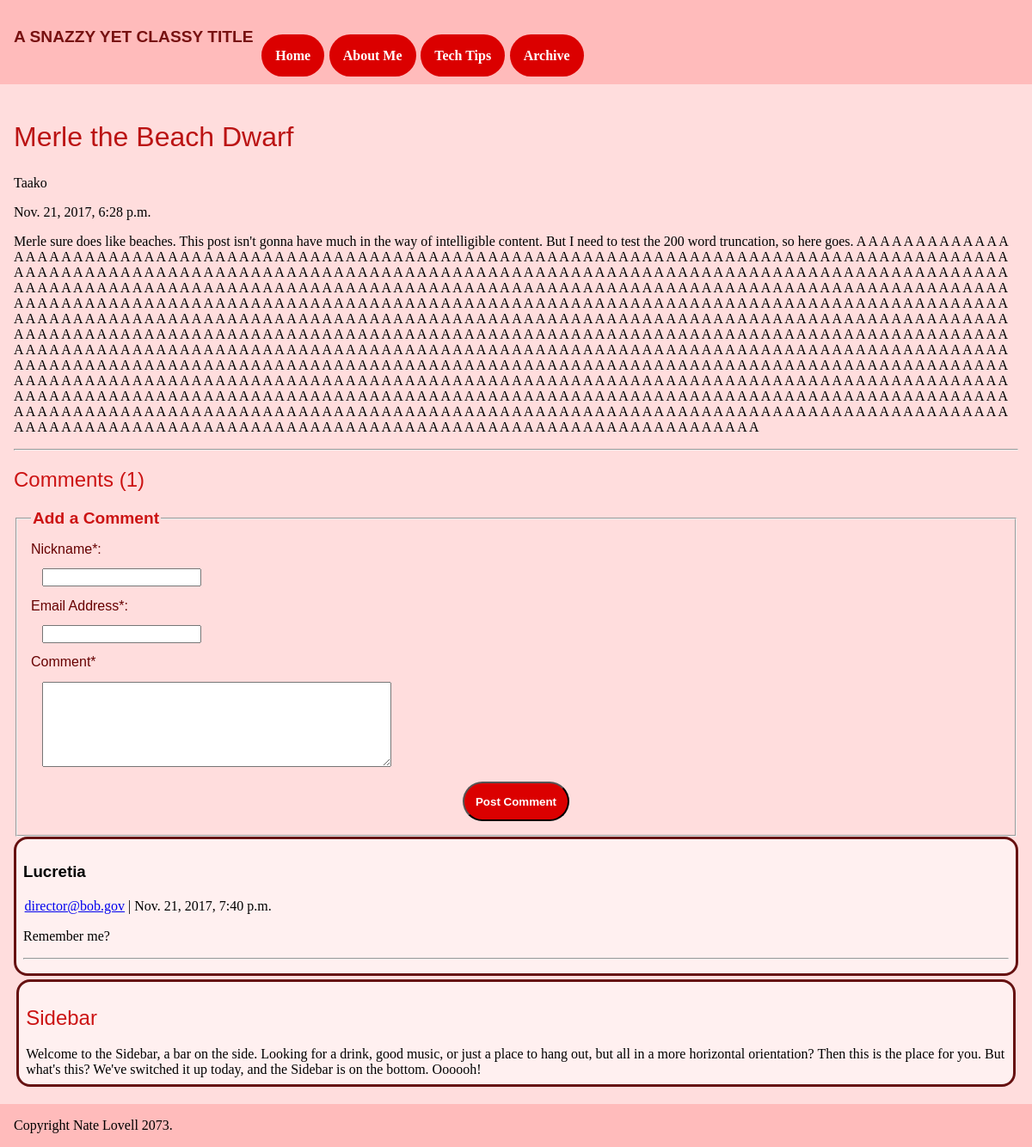
The app's page /blog/2/, older data.
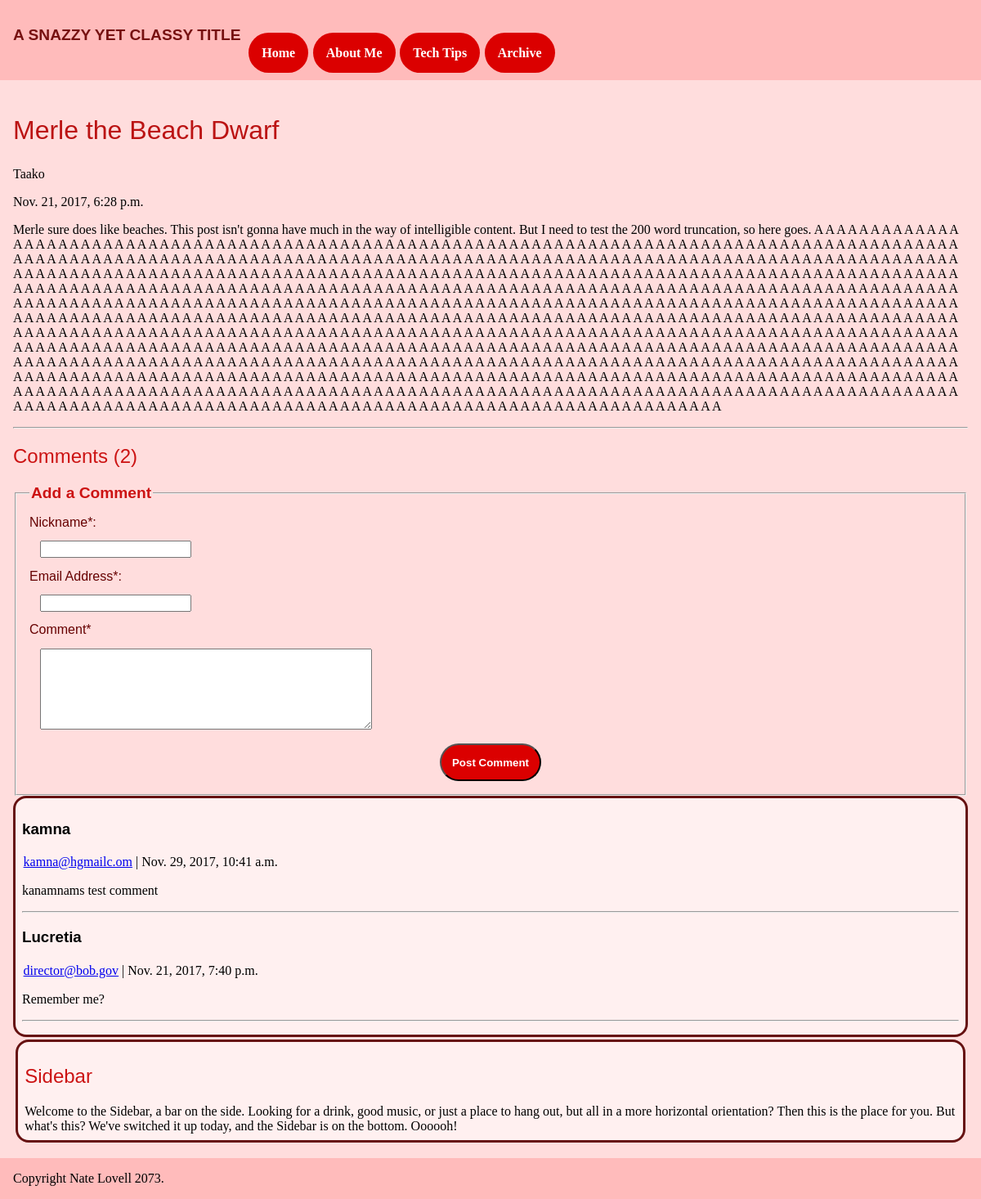
The same page, newer data.
### blog/models.py (models this page shows, shortened)
class Blog(models.Model):
    title = models.CharField(max_length=200)
    auth_name = models.CharField(max_length=50)
    content = models.TextField(max_length=25000)
    pub_date = models.DateTimeField('date published')

class Comment(models.Model):
    blog = models.ForeignKey(Blog, on_delete=models.CASCADE)
    nickname = models.CharField(max_length=50)
    email = models.EmailField(max_length=50)
    content = models.TextField(max_length=2000)
    pub_date = models.DateTimeField('date published')

### blog/views.py (the view)
# urls.py: url(r'^(?P<pk>[0-9]+)/$', views.DetailView.as_view(), name='detail'),
class DetailView(generic.DetailView):
    model=Blog
    template_name='blog/detail.html'

### blog/templates/blog/detail.html (shortened to what this page needs)
{% extends 'blog/base.html' %}
{% block main %}
    <article>
        <h1>
            {{ blog.title }}
        </h1>
        <p>
            {{ blog.auth_name }}
        </p>
        <p>
            {{ blog.pub_date }}
        </p>
        <p>
            {{ blog.content }}
        </p>
    </article>
    <hr>
    <h2>
        Comments ({{blog.comment_set.count}})
    </h2>
    <form action="{% url 'blog:comment' blog.id %}" method="POST">
        <fieldset>
            <legend>Add a Comment</legend>
            <label>
                Nickname*:<br>
                <input type="text" name="nickname" aria-required="true">
            </label><br>
            <label>
                Email Address*:<br>
                <input type="email" name="email" aria-required="true">
            </label><br>
            <label>
                Comment*<br>
                <textarea name="comment" aria-required="true"></textarea>
            </label><br>
            <center>
                <button type="submit">Post Comment</button>
            </center>
        </fieldset>
    </form>
    {% if blog.comment_set.all %}
        <div class="comment">
            {% for comment in blog.comment_set.all reversed %}
                <article>
                    <h3>
                        {{ comment.nickname }}
                    </h3>
                    <div class="emailAndDate">
                        <a href="mailto:{{ comment.email }}">{{ comment.email }}</a> | {{ comment.pub_date }}
                    </div>
                    <p {% if comment.content.length < 30 %}class="shortComment"{% endif %}>
                        {{ comment.content }}
                    </p>
                    <hr>
                </article>
            {% endfor %}
        </div>
    {% else %}
        <p class="noComments">There are no comments on this post.</p>
    {% endif %}
{% endblock %}

Row changes from the older to the newer data that the page shows:
computed for Blog "Merle the Beach Dwarf": comment_set.count "1" → "2"
added Comment: nickname "kamna", email "kamna@hgmailc.om", pub_date "Nov. 29, 2017, 10:41 a.m.", content "kanamnams test comment"
